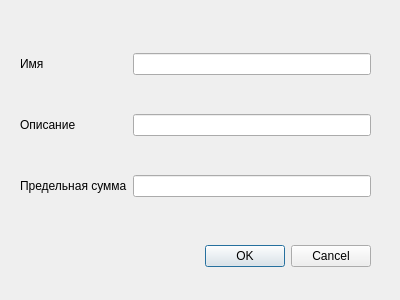
<?xml version="1.0" encoding="UTF-8"?>
<ui version="4.0">
 <class>Edit_Expense</class>
 <widget class="QDialog" name="Edit_Expense">
  <property name="geometry">
   <rect>
    <x>0</x>
    <y>0</y>
    <width>400</width>
    <height>300</height>
   </rect>
  </property>
  <property name="windowTitle">
   <string>Редактирование расхода</string>
  </property>
  <widget class="QDialogButtonBox" name="buttonBox">
   <property name="geometry">
    <rect>
     <x>30</x>
     <y>240</y>
     <width>341</width>
     <height>32</height>
    </rect>
   </property>
   <property name="orientation">
    <enum>Qt::Horizontal</enum>
   </property>
   <property name="standardButtons">
    <set>QDialogButtonBox::Cancel|QDialogButtonBox::Ok</set>
   </property>
  </widget>
  <widget class="QWidget" name="gridLayoutWidget">
   <property name="geometry">
    <rect>
     <x>20</x>
     <y>20</y>
     <width>351</width>
     <height>211</height>
    </rect>
   </property>
   <layout class="QGridLayout" name="gridLayout">
    <item row="1" column="0">
     <widget class="QLabel" name="label_2">
      <property name="text">
       <string>Описание</string>
      </property>
     </widget>
    </item>
    <item row="0" column="1">
     <widget class="QLineEdit" name="nameEdit"/>
    </item>
    <item row="2" column="0">
     <widget class="QLabel" name="label_3">
      <property name="text">
       <string>Предельная сумма</string>
      </property>
     </widget>
    </item>
    <item row="0" column="0">
     <widget class="QLabel" name="label">
      <property name="text">
       <string>Имя</string>
      </property>
     </widget>
    </item>
    <item row="1" column="1">
     <widget class="QLineEdit" name="descriptionEdit"/>
    </item>
    <item row="2" column="1">
     <widget class="QLineEdit" name="limitEdit"/>
    </item>
   </layout>
  </widget>
 </widget>
 <resources/>
 <connections>
  <connection>
   <sender>buttonBox</sender>
   <signal>accepted()</signal>
   <receiver>Edit_Expense</receiver>
   <slot>accept()</slot>
   <hints>
    <hint type="sourcelabel">
     <x>248</x>
     <y>254</y>
    </hint>
    <hint type="destinationlabel">
     <x>157</x>
     <y>274</y>
    </hint>
   </hints>
  </connection>
  <connection>
   <sender>buttonBox</sender>
   <signal>rejected()</signal>
   <receiver>Edit_Expense</receiver>
   <slot>reject()</slot>
   <hints>
    <hint type="sourcelabel">
     <x>316</x>
     <y>260</y>
    </hint>
    <hint type="destinationlabel">
     <x>286</x>
     <y>274</y>
    </hint>
   </hints>
  </connection>
 </connections>
</ui>
